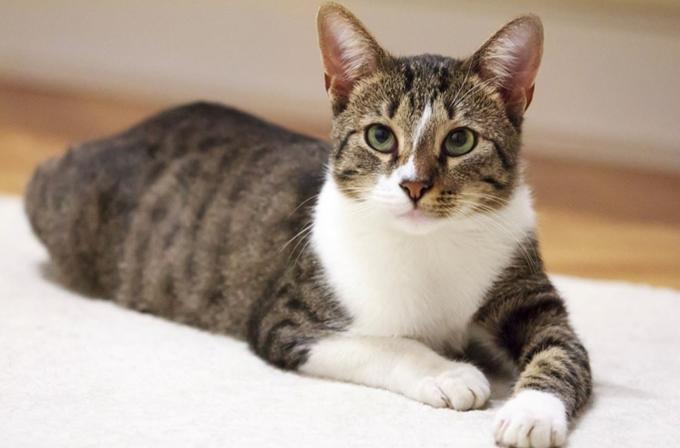
#> input picture AI_Source/AI_01/6_1.OpenCV/images/cat.jpg, 680 x 448 px
$ python OpenCV_rotate.py
#> lines starting #> are read from the running program, lines starting #| are printed output that depends on the picture
import cv2
from numpy import matrix

src = cv2.imread(
  './images/cat.jpg',
  cv2.IMREAD_COLOR
)
#> src is the input picture: shape (448, 680, 3); mean B, G, R 143.6, 157.3, 172.9

height, width, channel = src.shape
#> height = 448; width = 680; channel = 3

matrix0 = cv2.getRotationMatrix2D((width / 2, height / 2), 45, 0.7)
matrix1 = cv2.getRotationMatrix2D((width / 2, height / 2), 90, 1)

print(matrix)

dst0 = cv2.warpAffine(src, matrix0, (width, height))
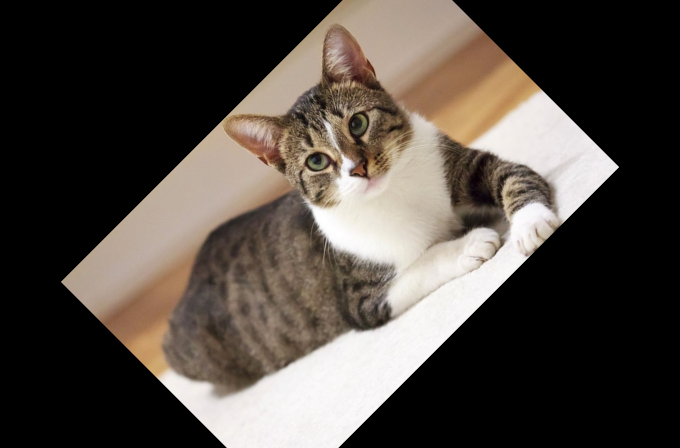
#> dst0: shape (448, 680, 3); mean B, G, R 66.7, 73.2, 80.6
dst1 = cv2.warpAffine(src, matrix1, (width, height))
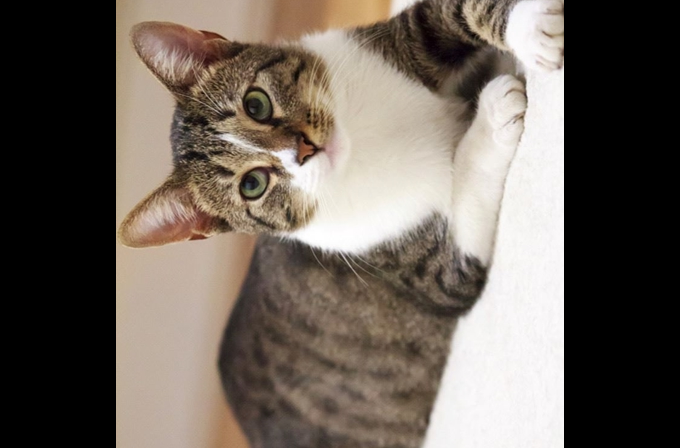
#> dst1: shape (448, 680, 3); mean B, G, R 91.1, 99.6, 108.9

cv2.imshow('src', src)
cv2.imshow('dst0', dst0)
cv2.imshow('dst1', dst1)

cv2.waitKey()
cv2.destroyAllWindows()

$ run again, with AI_Source/AI_01/6_1.OpenCV/images/404.jpg copied over AI_Source/AI_01/6_1.OpenCV/images/cat.jpg
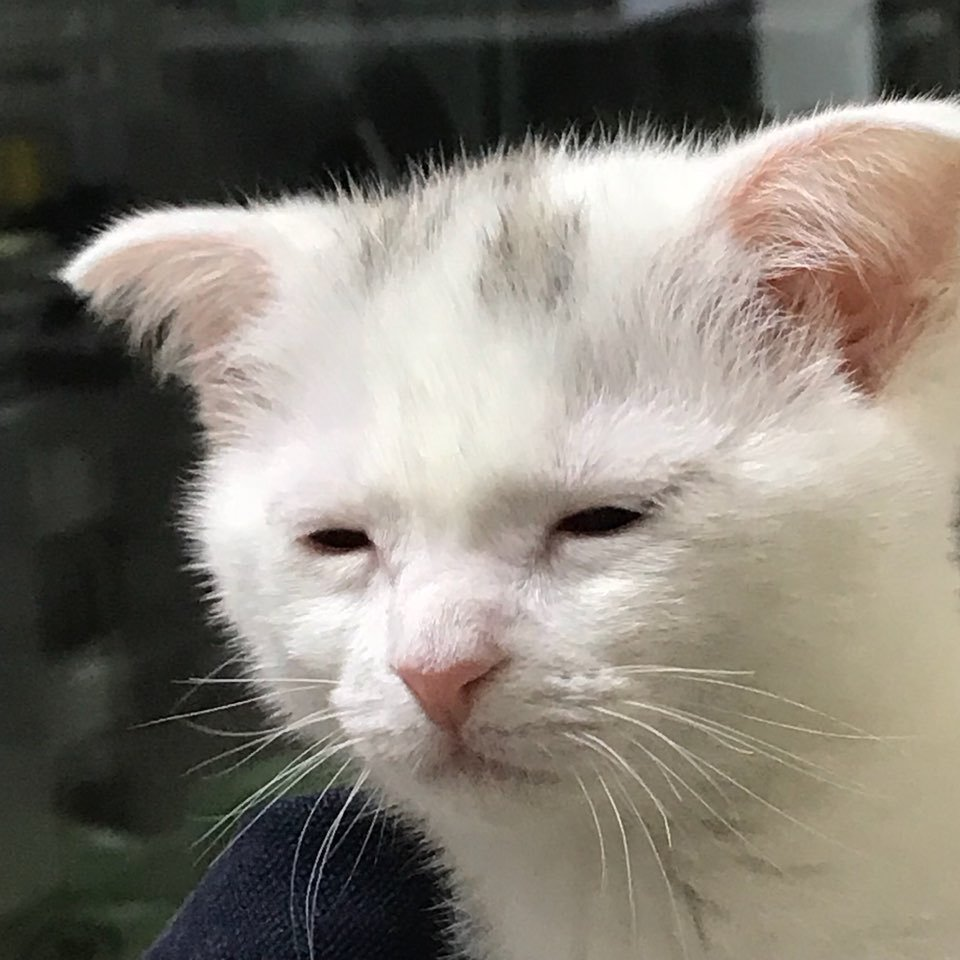
#> input picture AI_Source/AI_01/6_1.OpenCV/images/404.jpg, 960 x 960 px
#> src is the input picture: shape (960, 960, 3); mean B, G, R 115.8, 125.3, 131.2
#> `dst0 = cv2.warpAffine(src, matrix0, (width, height))`:
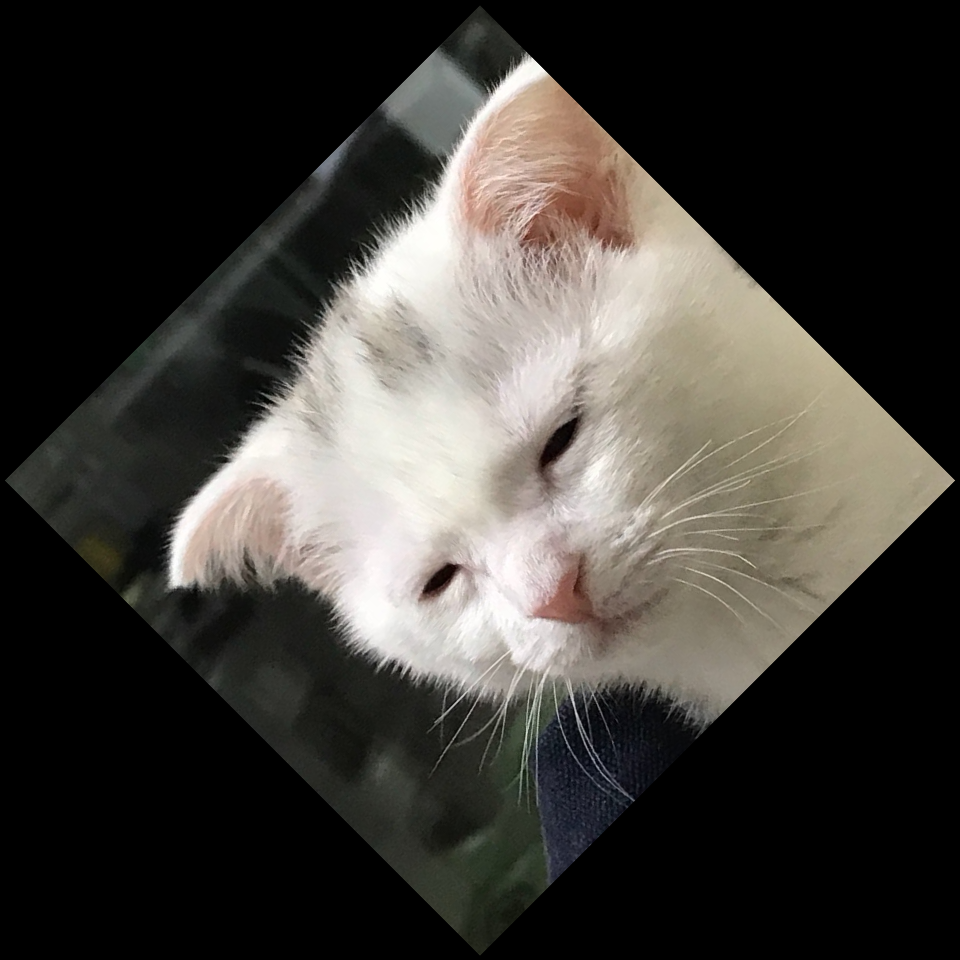
#> dst0: shape (960, 960, 3); mean B, G, R 56.7, 61.4, 64.3
#> `dst1 = cv2.warpAffine(src, matrix1, (width, height))`:
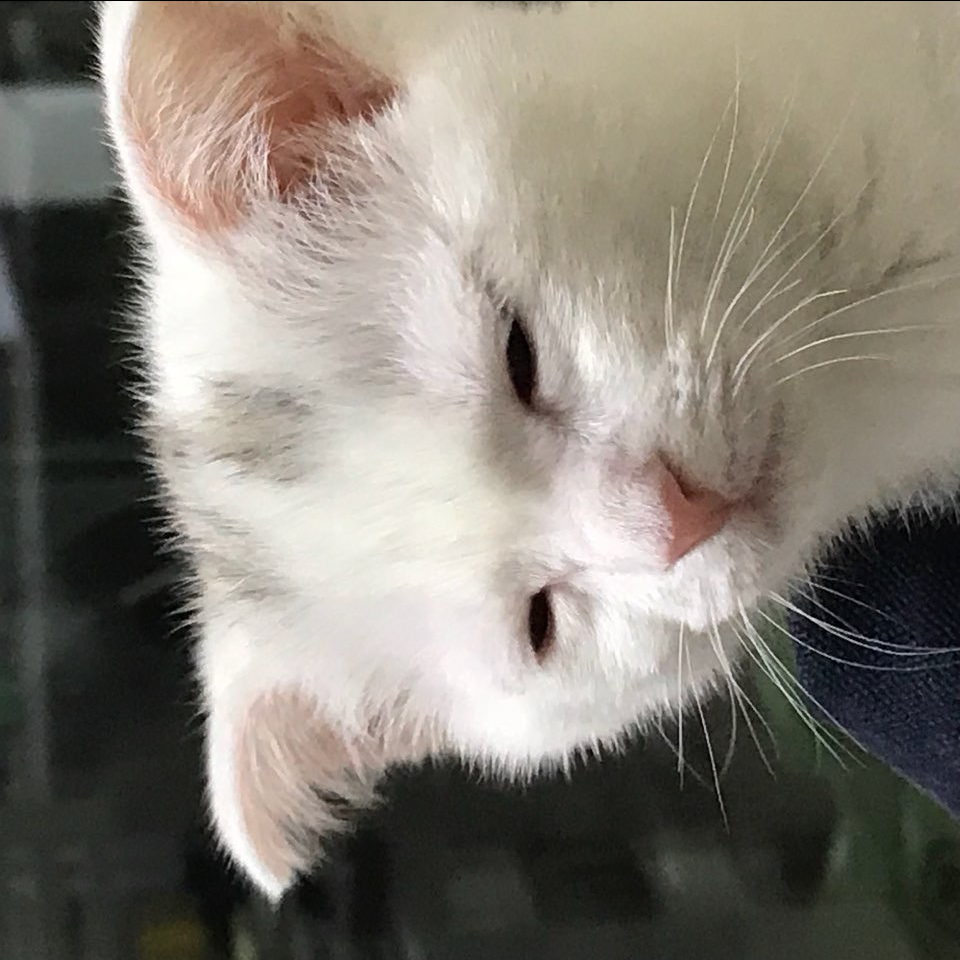
#> dst1: shape (960, 960, 3); mean B, G, R 115.7, 125.2, 131.2
